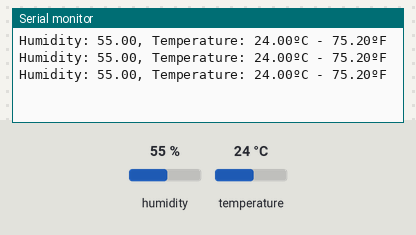
The sketch below on a simulated Arduino Uno, built with avr-gcc and run on an emulated ATmega328P. Parts: the last lines printed to the serial monitor. The test bench sets the inputs (shaded band); at power-on: humidity 55 %, temperature 24 °C.

Above: at 3.8 s.
3.9 s: humidity set to 22 %
At 6.6 s:
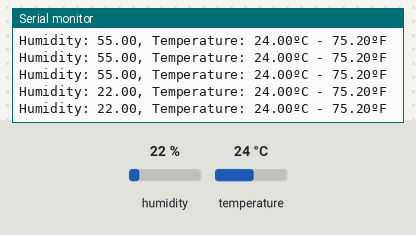
10.1 s: temperature set to 12 °C
At 11.0 s:
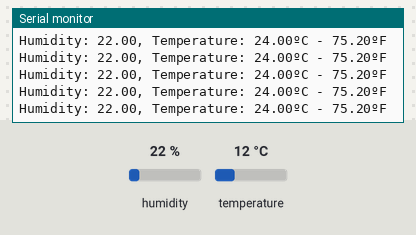
13.0 s: humidity set to 40 %
At 14.0 s:
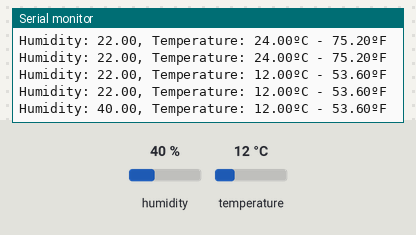
Timing chart, 0 to 16.0 s (numbered marks = the images above; inputs shaded):
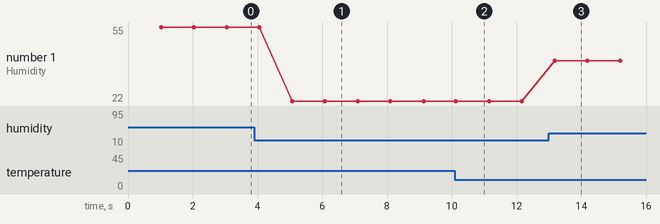

Measured:
- after the input at 3.9 s, the serial monitor: prints a new line after 1.2 s (image 1)
- after the input at 13.0 s, the serial monitor: prints a new line after 0.18 s (image 3)
- plotted number 1: 55 → 22 after the input at 3.9 s, 22 → 40 after the input at 13.0 s

The sketch:

50-using_dht11_sensor.ino
```cpp
#include <DHT.h>

#define DHTTYPE DHT11
#define DHTPIN 2

DHT dht(DHTPIN, DHTTYPE);
float humidity = 0, celcius = 0, fahrenheit = 0;

void setup() {
  Serial.begin(9600);
  dht.begin();
}

void loop() {
  delay(1000);
  humidity = dht.readHumidity();
  celcius = dht.readTemperature();
  fahrenheit = dht.readTemperature(true);

  if (isnan(humidity) || isnan(celcius) || isnan(fahrenheit)) {
    Serial.println(F("Failed to read from DHT sensor!"));
    return;
  }

  Serial.print("Humidity: ");
  Serial.print(humidity);
  Serial.print(", Temperature: ");
  Serial.print(celcius);
  Serial.print("ºC - ");
  Serial.print(fahrenheit);
  Serial.println("ºF");
}
```
